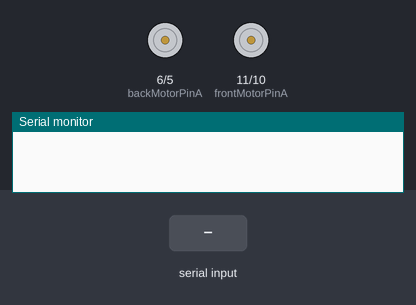
Simulated run of this sketch. Board: Arduino Uno, built with avr-gcc and run on an emulated ATmega328P. On the bench: motor-driver pin pairs drawn as motors (green arrow = first pin HIGH = forward, orange = second pin HIGH = backward, longer = more drive), the last lines printed to the serial monitor. Inputs (shaded band) come from the test bench.

Above: at 1.2 s.
1.3 s: "F" received over the second serial link
At 2.3 s:
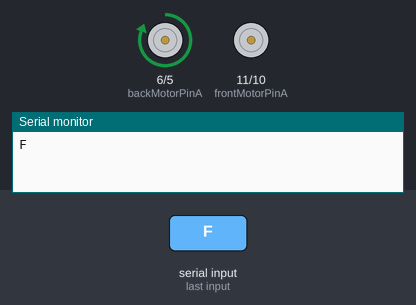
2.8 s: "B" received over the second serial link
At 3.4 s:
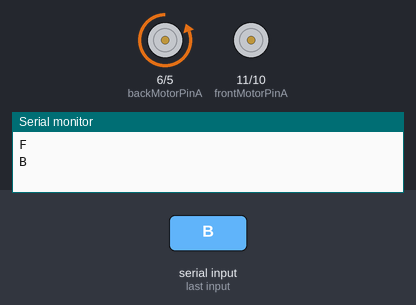
4.3 s: "L" received over the second serial link
At 4.6 s:
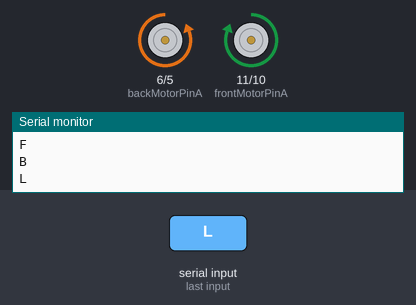
5.8 s: "R" received over the second serial link
At 6.9 s:
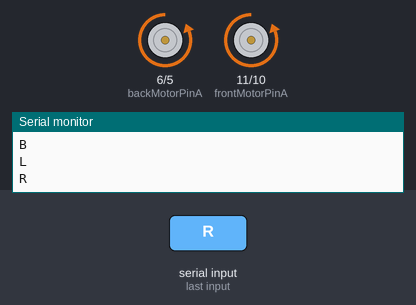
7.3 s: "I" received over the second serial link
At 8.0 s:
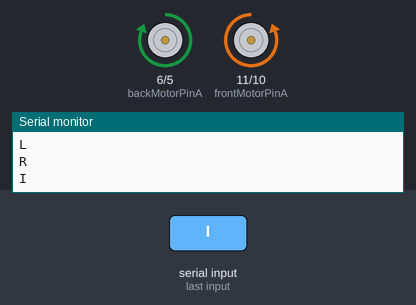
8.8 s: "G" received over the second serial link
At 9.2 s:
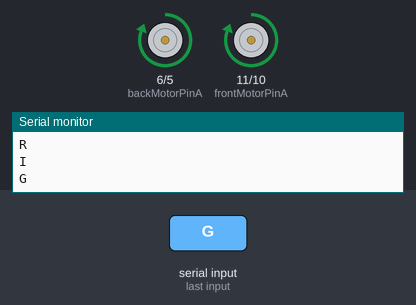
Timing chart, 0 to 11.3 s (numbered marks = the images above; inputs shaded):
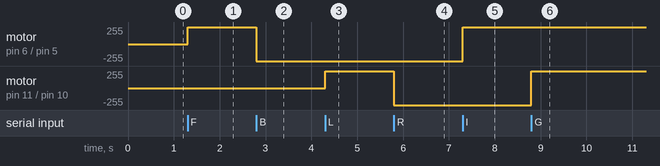

Measured:
- after the input at 1.3 s, motor on pin 6 (backMotorPinA) / pin 5 (backMotorPinB): stopped → forward 255/255 at once
- after the input at 2.8 s, motor on pin 6 (backMotorPinA) / pin 5 (backMotorPinB): forward 255/255 → backward 255/255 at once
- after the input at 4.3 s, motor on pin 11 (frontMotorPinA) / pin 10 (frontMotorPinB): stopped → forward 255/255 at once
- after the input at 5.8 s, motor on pin 11 (frontMotorPinA) / pin 10 (frontMotorPinB): forward 255/255 → backward 255/255 at once
- after the input at 7.3 s, motor on pin 6 (backMotorPinA) / pin 5 (backMotorPinB): backward 255/255 → forward 255/255 at once
- after the input at 8.8 s, motor on pin 11 (frontMotorPinA) / pin 10 (frontMotorPinB): backward 255/255 → forward 255/255 at once

The sketch:

rc-car.ino
```cpp
#include <SoftwareSerial.h>

//Initializing pins for bluetooth Module
int bluetoothTx = 2;
int bluetoothRx = 3;
SoftwareSerial bluetooth(bluetoothTx, bluetoothRx);

//Front Motor Pins
int frontMotorPinA = 11;
int frontMotorPinB = 10;

//Back Motor Pins
int backMotorPinA = 6;
int backMotorPinB = 5;

char received ; //Receive the data from bluetooth

void setup()
{
  //Set the baud rate of serial communication and bluetooth module at same rate.
  Serial.begin(9600);
  bluetooth.begin(9600);

  //Setting the L298N.
  pinMode(frontMotorPinA, OUTPUT);
  pinMode(frontMotorPinB, OUTPUT);

  pinMode(backMotorPinA, OUTPUT);
  pinMode(backMotorPinB, OUTPUT);
}

void loop(){
  if(bluetooth.available()){  //Checking if there is some data available or not
    received = bluetooth.read();
    Serial.println(received);      //Printing it on the serial monitor
  }

    switch(received){
    case 'F':  //Moving the Car Forward
      forward();
      stopFrontMotor();
      break;
    case 'B':  //Moving the Car Backward
      backward();
      stopFrontMotor();
      break;
    case 'L':  //Moving the Car Left
      left();
      break;
    case 'R':   //Moving the Car Right
      right();
      break;
    case 'S':   //Stop
      stopFrontMotor();
      stopBackMotor();
      break;
    case 'I':  //Moving the Car Forward right
      forwardRight();
      break;
    case 'G':  //Moving the Car Forward left
      forwardLeft();
      break;
    case 'J':  //Moving the Car backward right
      backwardRight();
      break;
    case 'H':  //Moving the Car backward left
      backwardLeft();
      break;
    case 'v':

      break;
    default:
      stopFrontMotor();
      stopBackMotor();
    }
}

void forward(){
  digitalWrite(backMotorPinA,HIGH);
  digitalWrite(backMotorPinB,LOW);
}

void backward(){
  digitalWrite(backMotorPinA,LOW);
  digitalWrite(backMotorPinB,HIGH);
}

void left(){
  digitalWrite(frontMotorPinA,HIGH);
  digitalWrite(frontMotorPinB,LOW);
}

void right(){
  digitalWrite(frontMotorPinA,LOW);
  digitalWrite(frontMotorPinB,HIGH);
}

void forwardLeft(){
  forward();
  left();
}

void forwardRight(){
  forward();
  right();
}

void backwardLeft(){
  backward();
  left();
}

void backwardRight(){
  backward();
  left();
}

void stopFrontMotor(){
  digitalWrite(frontMotorPinA,LOW);
  digitalWrite(frontMotorPinB,LOW);
}

void stopBackMotor(){
  digitalWrite(backMotorPinA,LOW);
  digitalWrite(backMotorPinB,LOW);
}
```
